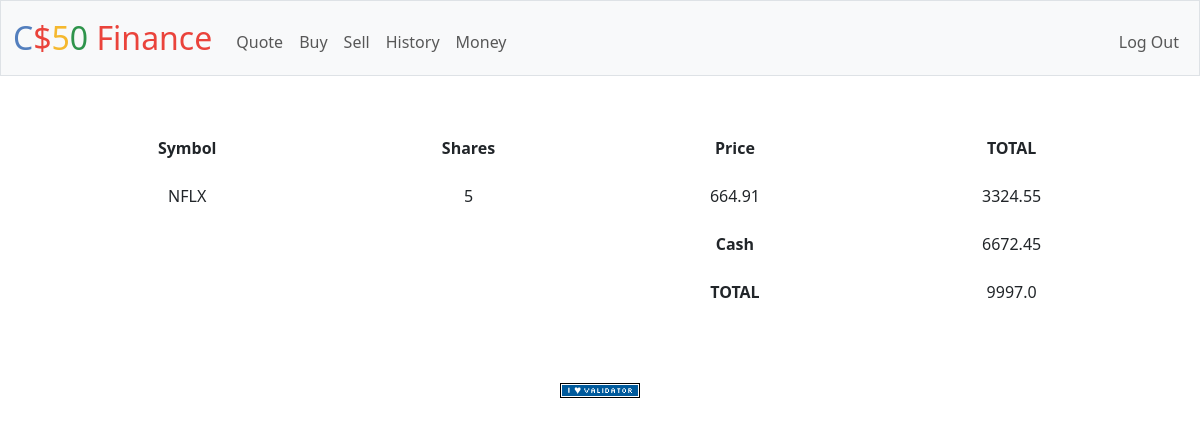
Page / (signed in) on the earlier database version.
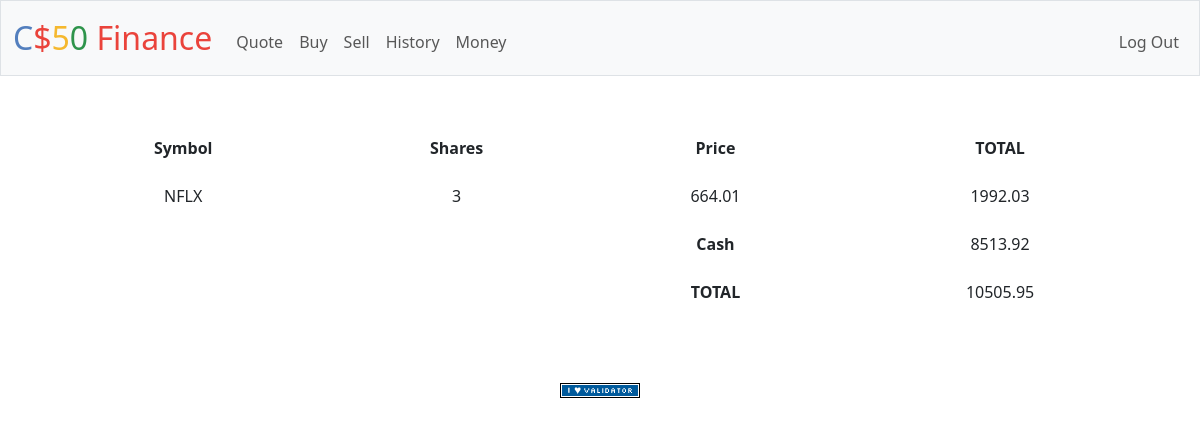
Same page on the later database version.
### tables this page shows
CREATE TABLE acoes (
                id_user INTEGER,
                symbol TEXT NOT NULL,
                shares INTEGER,
                price INTEGER);

CREATE TABLE users (id INTEGER PRIMARY KEY AUTOINCREMENT NOT NULL, username TEXT NOT NULL, hash TEXT NOT NULL, cash NUMERIC NOT NULL DEFAULT 10000.00);

### app.py (the view)
@app.route("/")
@login_required
def index():
    registrosAcoes = db.execute("SELECT DISTINCT * FROM acoes WHERE id_user = ?", session["user_id"])
    cash = db.execute("SELECT cash FROM users WHERE id = ?;", session["user_id"])
    totalAcoes = 0
    for registro in registrosAcoes:
        if registro["shares"] > 1:
            totalAcoes += registro["shares"] * registro["price"]
        else:
            totalAcoes =+ registro["price"]
    totalCash = cash[0]["cash"] + totalAcoes
    return render_template("index.html", registrosAcoes=registrosAcoes, cash=cash[0]["cash"], totalCash=totalCash)

### app.py (called while the page is built)
@app.after_request
def after_request(response):
    response.headers["Cache-Control"] = "no-cache, no-store, must-revalidate"
    response.headers["Expires"] = 0
    response.headers["Pragma"] = "no-cache"
    return response

### helpers.py (called while the page is built)
def login_required(f):
    @wraps(f)
    def decorated_function(*args, **kwargs):
        if session.get("user_id") is None:
            return redirect("/login")
        return f(*args, **kwargs)
    return decorated_function

### templates/index.html (shortened to what this page needs)
{% extends "layout.html" %}
{% block main %}
    <table>
        <thead>
            <tr>
                <th>Symbol</th>
                <th>Shares</th>
                <th>Price</th>
                <th>TOTAL</th>
            </tr>
        </thead>
        <tbody>
            <tr>
                {% for registrosAcoes in registrosAcoes %}
                    <tr>
                        <td>{{ registrosAcoes.symbol }}</td>
                        <td>{{ registrosAcoes.shares }}</td>
                        <td>{{ registrosAcoes.price }}</td>
                        <td>{{ (registrosAcoes.price * registrosAcoes.shares)|round(2) }}</td>
                     </tr>
                {% endfor %}
            </tr>
        </tbody>
        <tfoot>
            <tr>
                <th></th>
                <th></th>
                <th>Cash</th>
                <td>{{ cash|round(2) }}</td>
            </tr>
            <tr>
                <th></th>
                <th></th>
               <th>TOTAL</th>
               <td>{{ totalCash|round(2) }}</td>
            </tr>
        </tfoot>
    </table>
{% endblock %}

Differences in the rows shown:
changed acoes "NFLX": shares "5" → "3"; price "664.91" → "664.01"; price "3324.55" → "1992.03"
changed users: cash "6672.45" → "8513.92"
Other differences:
{{ totalCash|round(2) }}: "9997.0" → "10505.95"
